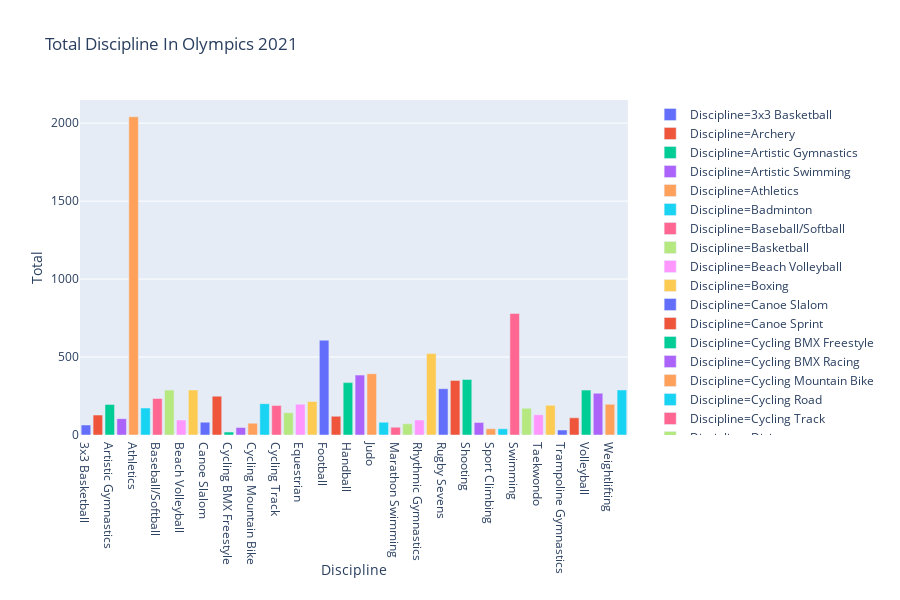

The notebook cell this image was saved under:
### Code cell
px.bar(df_gender, x = 'Discipline', y = 'Total', color = 'Discipline', title = "Total Discipline In Olympics 2021")

### Figure 1 — Plotly figure (JSON) as saved in the notebook; plotly's stock layout.template omitted (floating-point values rounded to 4 significant figures)
{"data": [{"alignmentgroup": "True", "hoverlabel": {"namelength": 0}, "hovertemplate": "Discipline=%{x}<br>Total=%{y}", "legendgroup": "Discipline=3x3 Basketball", "marker": {"color": "#636efa"}, "name": "Discipline=3x3 Basketball", "offsetgroup": "Discipline=3x3 Basketball", "orientation": "v", "showlegend": true, "textposition": "auto", "type": "bar", "x": ["3x3 Basketball"], "xaxis": "x", "y": [64], "yaxis": "y"}, {"alignmentgroup": "True", "hoverlabel": {"namelength": 0}, "hovertemplate": "Discipline=%{x}<br>Total=%{y}", "legendgroup": "Discipline=Archery", "marker": {"color": "#EF553B"}, "name": "Discipline=Archery", "offsetgroup": "Discipline=Archery", "orientation": "v", "showlegend": true, "textposition": "auto", "type": "bar", "x": ["Archery"], "xaxis": "x", "y": [128], "yaxis": "y"}, {"alignmentgroup": "True", "hoverlabel": {"namelength": 0}, "hovertemplate": "Discipline=%{x}<br>Total=%{y}", "legendgroup": "Discipline=Artistic Gymnastics", "marker": {"color": "#00cc96"}, "name": "Discipline=Artistic Gymnastics", "offsetgroup": "Discipline=Artistic Gymnastics", "orientation": "v", "showlegend": true, "textposition": "auto", "type": "bar", "x": ["Artistic Gymnastics"], "xaxis": "x", "y": [196], "yaxis": "y"}, {"alignmentgroup": "True", "hoverlabel": {"namelength": 0}, "hovertemplate": "Discipline=%{x}<br>Total=%{y}", "legendgroup": "Discipline=Artistic Swimming", "marker": {"color": "#ab63fa"}, "name": "Discipline=Artistic Swimming", "offsetgroup": "Discipline=Artistic Swimming", "orientation": "v", "showlegend": true, "textposition": "auto", "type": "bar", "x": ["Artistic Swimming"], "xaxis": "x", "y": [105], "yaxis": "y"}, {"alignmentgroup": "True", "hoverlabel": {"namelength": 0}, "hovertemplate": "Discipline=%{x}<br>Total=%{y}", "legendgroup": "Discipline=Athletics", "marker": {"color": "#FFA15A"}, "name": "Discipline=Athletics", "offsetgroup": "Discipline=Athletics", "orientation": "v", "showlegend": true, "textposition": "auto", "type": "bar", "x": ["Athletics"], "xaxis": "x", "y": [2041], "yaxis": "y"}, {"alignmentgroup": "True", "hoverlabel": {"namelength": 0}, "hovertemplate": "Discipline=%{x}<br>Total=%{y}", "legendgroup": "Discipline=Badminton", "marker": {"color": "#19d3f3"}, "name": "Discipline=Badminton", "offsetgroup": "Discipline=Badminton", "orientation": "v", "showlegend": true, "textposition": "auto", "type": "bar", "x": ["Badminton"], "xaxis": "x", "y": [173], "yaxis": "y"}, {"alignmentgroup": "True", "hoverlabel": {"namelength": 0}, "hovertemplate": "Discipline=%{x}<br>Total=%{y}", "legendgroup": "Discipline=Baseball/Softball", "marker": {"color": "#FF6692"}, "name": "Discipline=Baseball/Softball", "offsetgroup": "Discipline=Baseball/Softball", "orientation": "v", "showlegend": true, "textposition": "auto", "type": "bar", "x": ["Baseball/Softball"], "xaxis": "x", "y": [234], "yaxis": "y"}, {"alignmentgroup": "True", "hoverlabel": {"namelength": 0}, "hovertemplate": "Discipline=%{x}<br>Total=%{y}", "legendgroup": "Discipline=Basketball", "marker": {"color": "#B6E880"}, "name": "Discipline=Basketball", "offsetgroup": "Discipline=Basketball", "orientation": "v", "showlegend": true, "textposition": "auto", "type": "bar", "x": ["Basketball"], "xaxis": "x", "y": [288], "yaxis": "y"}, {"alignmentgroup": "True", "hoverlabel": {"namelength": 0}, "hovertemplate": "Discipline=%{x}<br>Total=%{y}", "legendgroup": "Discipline=Beach Volleyball", "marker": {"color": "#FF97FF"}, "name": "Discipline=Beach Volleyball", "offsetgroup": "Discipline=Beach Volleyball", "orientation": "v", "showlegend": true, "textposition": "auto", "type": "bar", "x": ["Beach Volleyball"], "xaxis": "x", "y": [96], "yaxis": "y"}, {"alignmentgroup": "True", "hoverlabel": {"namelength": 0}, "hovertemplate": "Discipline=%{x}<br>Total=%{y}", "legendgroup": "Discipline=Boxing", "marker": {"color": "#FECB52"}, "name": "Discipline=Boxing", "offsetgroup": "Discipline=Boxing", "orientation": "v", "showlegend": true, "textposition": "auto", "type": "bar", "x": ["Boxing"], "xaxis": "x", "y": [289], "yaxis": "y"}, {"alignmentgroup": "True", "hoverlabel": {"namelength": 0}, "hovertemplate": "Discipline=%{x}<br>Total=%{y}", "legendgroup": "Discipline=Canoe Slalom", "marker": {"color": "#636efa"}, "name": "Discipline=Canoe Slalom", "offsetgroup": "Discipline=Canoe Slalom", "orientation": "v", "showlegend": true, "textposition": "auto", "type": "bar", "x": ["Canoe Slalom"], "xaxis": "x", "y": [82], "yaxis": "y"}, {"alignmentgroup": "True", "hoverlabel": {"namelength": 0}, "hovertemplate": "Discipline=%{x}<br>Total=%{y}", "legendgroup": "Discipline=Canoe Sprint", "marker": {"color": "#EF553B"}, "name": "Discipline=Canoe Sprint", "offsetgroup": "Discipline=Canoe Sprint", "orientation": "v", "showlegend": true, "textposition": "auto", "type": "bar", "x": ["Canoe Sprint"], "xaxis": "x", "y": [249], "yaxis": "y"}, {"alignmentgroup": "True", "hoverlabel": {"namelength": 0}, "hovertemplate": "Discipline=%{x}<br>Total=%{y}", "legendgroup": "Discipline=Cycling BMX Freestyle", "marker": {"color": "#00cc96"}, "name": "Discipline=Cycling BMX Freestyle", "offsetgroup": "Discipline=Cycling BMX Freestyle", "orientation": "v", "showlegend": true, "textposition": "auto", "type": "bar", "x": ["Cycling BMX Freestyle"], "xaxis": "x", "y": [19], "yaxis": "y"}, {"alignmentgroup": "True", "hoverlabel": {"namelength": 0}, "hovertemplate": "Discipline=%{x}<br>Total=%{y}", "legendgroup": "Discipline=Cycling BMX Racing", "marker": {"color": "#ab63fa"}, "name": "Discipline=Cycling BMX Racing", "offsetgroup": "Discipline=Cycling BMX Racing", "orientation": "v", "showlegend": true, "textposition": "auto", "type": "bar", "x": ["Cycling BMX Racing"], "xaxis": "x", "y": [48], "yaxis": "y"}, {"alignmentgroup": "True", "hoverlabel": {"namelength": 0}, "hovertemplate": "Discipline=%{x}<br>Total=%{y}", "legendgroup": "Discipline=Cycling Mountain Bike", "marker": {"color": "#FFA15A"}, "name": "Discipline=Cycling Mountain Bike", "offsetgroup": "Discipline=Cycling Mountain Bike", "orientation": "v", "showlegend": true, "textposition": "auto", "type": "bar", "x": ["Cycling Mountain Bike"], "xaxis": "x", "y": [76], "yaxis": "y"}, {"alignmentgroup": "True", "hoverlabel": {"namelength": 0}, "hovertemplate": "Discipline=%{x}<br>Total=%{y}", "legendgroup": "Discipline=Cycling Road", "marker": {"color": "#19d3f3"}, "name": "Discipline=Cycling Road", "offsetgroup": "Discipline=Cycling Road", "orientation": "v", "showlegend": true, "textposition": "auto", "type": "bar", "x": ["Cycling Road"], "xaxis": "x", "y": [201], "yaxis": "y"}, {"alignmentgroup": "True", "hoverlabel": {"namelength": 0}, "hovertemplate": "Discipline=%{x}<br>Total=%{y}", "legendgroup": "Discipline=Cycling Track", "marker": {"color": "#FF6692"}, "name": "Discipline=Cycling Track", "offsetgroup": "Discipline=Cycling Track", "orientation": "v", "showlegend": true, "textposition": "auto", "type": "bar", "x": ["Cycling Track"], "xaxis": "x", "y": [189], "yaxis": "y"}, {"alignmentgroup": "True", "hoverlabel": {"namelength": 0}, "hovertemplate": "Discipline=%{x}<br>Total=%{y}", "legendgroup": "Discipline=Diving", "marker": {"color": "#B6E880"}, "name": "Discipline=Diving", "offsetgroup": "Discipline=Diving", "orientation": "v", "showlegend": true, "textposition": "auto", "type": "bar", "x": ["Diving"], "xaxis": "x", "y": [143], "yaxis": "y"}, {"alignmentgroup": "True", "hoverlabel": {"namelength": 0}, "hovertemplate": "Discipline=%{x}<br>Total=%{y}", "legendgroup": "Discipline=Equestrian", "marker": {"color": "#FF97FF"}, "name": "Discipline=Equestrian", "offsetgroup": "Discipline=Equestrian", "orientation": "v", "showlegend": true, "textposition": "auto", "type": "bar", "x": ["Equestrian"], "xaxis": "x", "y": [198], "yaxis": "y"}, {"alignmentgroup": "True", "hoverlabel": {"namelength": 0}, "hovertemplate": "Discipline=%{x}<br>Total=%{y}", "legendgroup": "Discipline=Fencing", "marker": {"color": "#FECB52"}, "name": "Discipline=Fencing", "offsetgroup": "Discipline=Fencing", "orientation": "v", "showlegend": true, "textposition": "auto", "type": "bar", "x": ["Fencing"], "xaxis": "x", "y": [215], "yaxis": "y"}, {"alignmentgroup": "True", "hoverlabel": {"namelength": 0}, "hovertemplate": "Discipline=%{x}<br>Total=%{y}", "legendgroup": "Discipline=Football", "marker": {"color": "#636efa"}, "name": "Discipline=Football", "offsetgroup": "Discipline=Football", "orientation": "v", "showlegend": true, "textposition": "auto", "type": "bar", "x": ["Football"], "xaxis": "x", "y": [608], "yaxis": "y"}, {"alignmentgroup": "True", "hoverlabel": {"namelength": 0}, "hovertemplate": "Discipline=%{x}<br>Total=%{y}", "legendgroup": "Discipline=Golf", "marker": {"color": "#EF553B"}, "name": "Discipline=Golf", "offsetgroup": "Discipline=Golf", "orientation": "v", "showlegend": true, "textposition": "auto", "type": "bar", "x": ["Golf"], "xaxis": "x", "y": [120], "yaxis": "y"}, {"alignmentgroup": "True", "hoverlabel": {"namelength": 0}, "hovertemplate": "Discipline=%{x}<br>Total=%{y}", "legendgroup": "Discipline=Handball", "marker": {"color": "#00cc96"}, "name": "Discipline=Handball", "offsetgroup": "Discipline=Handball", "orientation": "v", "showlegend": true, "textposition": "auto", "type": "bar", "x": ["Handball"], "xaxis": "x", "y": [336], "yaxis": "y"}, {"alignmentgroup": "True", "hoverlabel": {"namelength": 0}, "hovertemplate": "Discipline=%{x}<br>Total=%{y}", "legendgroup": "Discipline=Hockey", "marker": {"color": "#ab63fa"}, "name": "Discipline=Hockey", "offsetgroup": "Discipline=Hockey", "orientation": "v", "showlegend": true, "textposition": "auto", "type": "bar", "x": ["Hockey"], "xaxis": "x", "y": [384], "yaxis": "y"}, {"alignmentgroup": "True", "hoverlabel": {"namelength": 0}, "hovertemplate": "Discipline=%{x}<br>Total=%{y}", "legendgroup": "Discipline=Judo", "marker": {"color": "#FFA15A"}, "name": "Discipline=Judo", "offsetgroup": "Discipline=Judo", "orientation": "v", "showlegend": true, "textposition": "auto", "type": "bar", "x": ["Judo"], "xaxis": "x", "y": [393], "yaxis": "y"}, {"alignmentgroup": "True", "hoverlabel": {"namelength": 0}, "hovertemplate": "Discipline=%{x}<br>Total=%{y}", "legendgroup": "Discipline=Karate", "marker": {"color": "#19d3f3"}, "name": "Discipline=Karate", "offsetgroup": "Discipline=Karate", "orientation": "v", "showlegend": true, "textposition": "auto", "type": "bar", "x": ["Karate"], "xaxis": "x", "y": [82], "yaxis": "y"}, {"alignmentgroup": "True", "hoverlabel": {"namelength": 0}, "hovertemplate": "Discipline=%{x}<br>Total=%{y}", "legendgroup": "Discipline=Marathon Swimming", "marker": {"color": "#FF6692"}, "name": "Discipline=Marathon Swimming", "offsetgroup": "Discipline=Marathon Swimming", "orientation": "v", "showlegend": true, "textposition": "auto", "type": "bar", "x": ["Marathon Swimming"], "xaxis": "x", "y": [50], "yaxis": "y"}, {"alignmentgroup": "True", "hoverlabel": {"namelength": 0}, "hovertemplate": "Discipline=%{x}<br>Total=%{y}", "legendgroup": "Discipline=Modern Pentathlon", "marker": {"color": "#B6E880"}, "name": "Discipline=Modern Pentathlon", "offsetgroup": "Discipline=Modern Pentathlon", "orientation": "v", "showlegend": true, "textposition": "auto", "type": "bar", "x": ["Modern Pentathlon"], "xaxis": "x", "y": [72], "yaxis": "y"}, {"alignmentgroup": "True", "hoverlabel": {"namelength": 0}, "hovertemplate": "Discipline=%{x}<br>Total=%{y}", "legendgroup": "Discipline=Rhythmic Gymnastics", "marker": {"color": "#FF97FF"}, "name": "Discipline=Rhythmic Gymnastics", "offsetgroup": "Discipline=Rhythmic Gymnastics", "orientation": "v", "showlegend": true, "textposition": "auto", "type": "bar", "x": ["Rhythmic Gymnastics"], "xaxis": "x", "y": [96], "yaxis": "y"}, {"alignmentgroup": "True", "hoverlabel": {"namelength": 0}, "hovertemplate": "Discipline=%{x}<br>Total=%{y}", "legendgroup": "Discipline=Rowing", "marker": {"color": "#FECB52"}, "name": "Discipline=Rowing", "offsetgroup": "Discipline=Rowing", "orientation": "v", "showlegend": true, "textposition": "auto", "type": "bar", "x": ["Rowing"], "xaxis": "x", "y": [522], "yaxis": "y"}, {"alignmentgroup": "True", "hoverlabel": {"namelength": 0}, "hovertemplate": "Discipline=%{x}<br>Total=%{y}", "legendgroup": "Discipline=Rugby Sevens", "marker": {"color": "#636efa"}, "name": "Discipline=Rugby Sevens", "offsetgroup": "Discipline=Rugby Sevens", "orientation": "v", "showlegend": true, "textposition": "auto", "type": "bar", "x": ["Rugby Sevens"], "xaxis": "x", "y": [297], "yaxis": "y"}, {"alignmentgroup": "True", "hoverlabel": {"namelength": 0}, "hovertemplate": "Discipline=%{x}<br>Total=%{y}", "legendgroup": "Discipline=Sailing", "marker": {"color": "#EF553B"}, "name": "Discipline=Sailing", "offsetgroup": "Discipline=Sailing", "orientation": "v", "showlegend": true, "textposition": "auto", "type": "bar", "x": ["Sailing"], "xaxis": "x", "y": [350], "yaxis": "y"}, {"alignmentgroup": "True", "hoverlabel": {"namelength": 0}, "hovertemplate": "Discipline=%{x}<br>Total=%{y}", "legendgroup": "Discipline=Shooting", "marker": {"color": "#00cc96"}, "name": "Discipline=Shooting", "offsetgroup": "Discipline=Shooting", "orientation": "v", "showlegend": true, "textposition": "auto", "type": "bar", "x": ["Shooting"], "xaxis": "x", "y": [356], "yaxis": "y"}, {"alignmentgroup": "True", "hoverlabel": {"namelength": 0}, "hovertemplate": "Discipline=%{x}<br>Total=%{y}", "legendgroup": "Discipline=Skateboarding", "marker": {"color": "#ab63fa"}, "name": "Discipline=Skateboarding", "offsetgroup": "Discipline=Skateboarding", "orientation": "v", "showlegend": true, "textposition": "auto", "type": "bar", "x": ["Skateboarding"], "xaxis": "x", "y": [80], "yaxis": "y"}, {"alignmentgroup": "True", "hoverlabel": {"namelength": 0}, "hovertemplate": "Discipline=%{x}<br>Total=%{y}", "legendgroup": "Discipline=Sport Climbing", "marker": {"color": "#FFA15A"}, "name": "Discipline=Sport Climbing", "offsetgroup": "Discipline=Sport Climbing", "orientation": "v", "showlegend": true, "textposition": "auto", "type": "bar", "x": ["Sport Climbing"], "xaxis": "x", "y": [40], "yaxis": "y"}, {"alignmentgroup": "True", "hoverlabel": {"namelength": 0}, "hovertemplate": "Discipline=%{x}<br>Total=%{y}", "legendgroup": "Discipline=Surfing", "marker": {"color": "#19d3f3"}, "name": "Discipline=Surfing", "offsetgroup": "Discipline=Surfing", "orientation": "v", "showlegend": true, "textposition": "auto", "type": "bar", "x": ["Surfing"], "xaxis": "x", "y": [40], "yaxis": "y"}, {"alignmentgroup": "True", "hoverlabel": {"namelength": 0}, "hovertemplate": "Discipline=%{x}<br>Total=%{y}", "legendgroup": "Discipline=Swimming", "marker": {"color": "#FF6692"}, "name": "Discipline=Swimming", "offsetgroup": "Discipline=Swimming", "orientation": "v", "showlegend": true, "textposition": "auto", "type": "bar", "x": ["Swimming"], "xaxis": "x", "y": [779], "yaxis": "y"}, {"alignmentgroup": "True", "hoverlabel": {"namelength": 0}, "hovertemplate": "Discipline=%{x}<br>Total=%{y}", "legendgroup": "Discipline=Table Tennis", "marker": {"color": "#B6E880"}, "name": "Discipline=Table Tennis", "offsetgroup": "Discipline=Table Tennis", "orientation": "v", "showlegend": true, "textposition": "auto", "type": "bar", "x": ["Table Tennis"], "xaxis": "x", "y": [172], "yaxis": "y"}, {"alignmentgroup": "True", "hoverlabel": {"namelength": 0}, "hovertemplate": "Discipline=%{x}<br>Total=%{y}", "legendgroup": "Discipline=Taekwondo", "marker": {"color": "#FF97FF"}, "name": "Discipline=Taekwondo", "offsetgroup": "Discipline=Taekwondo", "orientation": "v", "showlegend": true, "textposition": "auto", "type": "bar", "x": ["Taekwondo"], "xaxis": "x", "y": [130], "yaxis": "y"}, {"alignmentgroup": "True", "hoverlabel": {"namelength": 0}, "hovertemplate": "Discipline=%{x}<br>Total=%{y}", "legendgroup": "Discipline=Tennis", "marker": {"color": "#FECB52"}, "name": "Discipline=Tennis", "offsetgroup": "Discipline=Tennis", "orientation": "v", "showlegend": true, "textposition": "auto", "type": "bar", "x": ["Tennis"], "xaxis": "x", "y": [191], "yaxis": "y"}, {"alignmentgroup": "True", "hoverlabel": {"namelength": 0}, "hovertemplate": "Discipline=%{x}<br>Total=%{y}", "legendgroup": "Discipline=Trampoline Gymnastics", "marker": {"color": "#636efa"}, "name": "Discipline=Trampoline Gymnastics", "offsetgroup": "Discipline=Trampoline Gymnastics", "orientation": "v", "showlegend": true, "textposition": "auto", "type": "bar", "x": ["Trampoline Gymnastics"], "xaxis": "x", "y": [32], "yaxis": "y"}, {"alignmentgroup": "True", "hoverlabel": {"namelength": 0}, "hovertemplate": "Discipline=%{x}<br>Total=%{y}", "legendgroup": "Discipline=Triathlon", "marker": {"color": "#EF553B"}, "name": "Discipline=Triathlon", "offsetgroup": "Discipline=Triathlon", "orientation": "v", "showlegend": true, "textposition": "auto", "type": "bar", "x": ["Triathlon"], "xaxis": "x", "y": [110], "yaxis": "y"}, {"alignmentgroup": "True", "hoverlabel": {"namelength": 0}, "hovertemplate": "Discipline=%{x}<br>Total=%{y}", "legendgroup": "Discipline=Volleyball", "marker": {"color": "#00cc96"}, "name": "Discipline=Volleyball", "offsetgroup": "Discipline=Volleyball", "orientation": "v", "showlegend": true, "textposition": "auto", "type": "bar", "x": ["Volleyball"], "xaxis": "x", "y": [288], "yaxis": "y"}, {"alignmentgroup": "True", "hoverlabel": {"namelength": 0}, "hovertemplate": "Discipline=%{x}<br>Total=%{y}", "legendgroup": "Discipline=Water Polo", "marker": {"color": "#ab63fa"}, "name": "Discipline=Water Polo", "offsetgroup": "Discipline=Water Polo", "orientation": "v", "showlegend": true, "textposition": "auto", "type": "bar", "x": ["Water Polo"], "xaxis": "x", "y": [268], "yaxis": "y"}, {"alignmentgroup": "True", "hoverlabel": {"namelength": 0}, "hovertemplate": "Discipline=%{x}<br>Total=%{y}", "legendgroup": "Discipline=Weightlifting", "marker": {"color": "#FFA15A"}, "name": "Discipline=Weightlifting", "offsetgroup": "Discipline=Weightlifting", "orientation": "v", "showlegend": true, "textposition": "auto", "type": "bar", "x": ["Weightlifting"], "xaxis": "x", "y": [197], "yaxis": "y"}, {"alignmentgroup": "True", "hoverlabel": {"namelength": 0}, "hovertemplate": "Discipline=%{x}<br>Total=%{y}", "legendgroup": "Discipline=Wrestling", "marker": {"color": "#19d3f3"}, "name": "Discipline=Wrestling", "offsetgroup": "Discipline=Wrestling", "orientation": "v", "showlegend": true, "textposition": "auto", "type": "bar", "x": ["Wrestling"], "xaxis": "x", "y": [289], "yaxis": "y"}], "layout": {"barmode": "relative", "height": 600, "legend": {"tracegroupgap": 0}, "title": {"text": "Total Discipline In Olympics 2021"}, "xaxis": {"anchor": "y", "categoryarray": ["3x3 Basketball", "Archery", "Artistic Gymnastics", "Artistic Swimming", "Athletics", "Badminton", "Baseball/Softball", "Basketball", "Beach Volleyball", "Boxing", "Canoe Slalom", "Canoe Sprint", "Cycling BMX Freestyle", "Cycling BMX Racing", "Cycling Mountain Bike", "Cycling Road", "Cycling Track", "Diving", "Equestrian", "Fencing", "Football", "Golf", "Handball", "Hockey", "Judo", "Karate", "Marathon Swimming", "Modern Pentathlon", "Rhythmic Gymnastics", "Rowing", "Rugby Sevens", "Sailing", "Shooting", "Skateboarding", "Sport Climbing", "Surfing", "Swimming", "Table Tennis", "Taekwondo", "Tennis", "Trampoline Gymnastics", "Triathlon", "Volleyball", "Water Polo", "Weightlifting", "Wrestling"], "categoryorder": "array", "domain": [0, 0.98], "title": {"text": "Discipline"}}, "yaxis": {"anchor": "x", "domain": [0, 1], "title": {"text": "Total"}}}}
